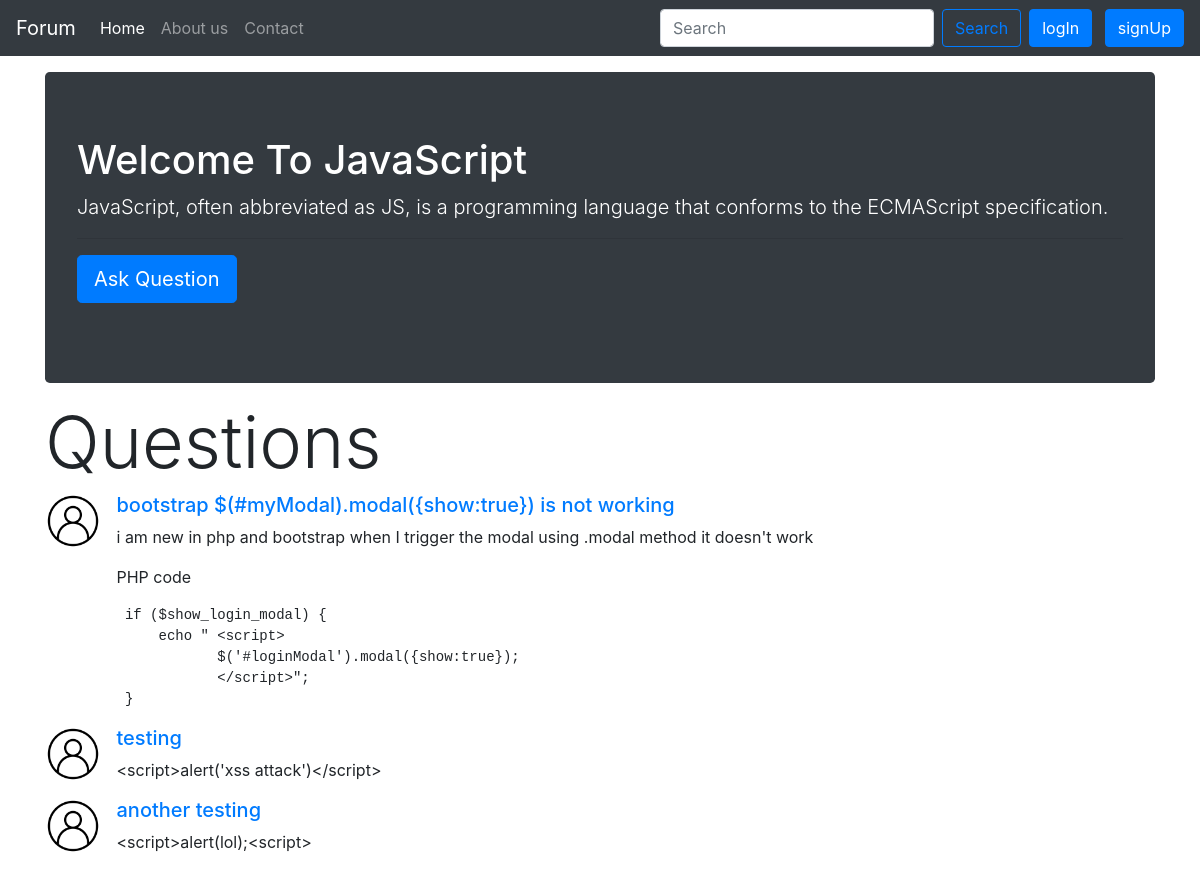
The app's page /threads.php?category=1 with its own data.
### tables this page shows
CREATE TABLE `category` (
  `category_id` int(10) NOT NULL,
  `category_name` varchar(60) NOT NULL,
  `category_desc` varchar(255) NOT NULL,
  `category_date` datetime NOT NULL DEFAULT current_timestamp()
);

CREATE TABLE `question` (
  `question_id` int(6) NOT NULL,
  `user_id` int(6) NOT NULL,
  `question_title` varchar(70) NOT NULL,
  `question_desc` longtext NOT NULL,
  `question_cat_id` int(11) NOT NULL
);

### threads.php (the view, shortened to what this page needs)
<?php include 'includes/bootstrap_cdn.php' ?>
<?php include 'includes/loginmodal.php'; ?>
<!DOCTYPE html>
<html lang="en">
<head>
    <?php include 'includes/bootstrap_cdn.php' ?>
</head>
<body>
    <?php include 'includes/navbar.php'; ?>
    <?php include 'includes/signupmodal.php'; ?>
    <?php
    $category = htmlspecialchars($_GET['category']);
    $sql = "SELECT * FROM category WHERE category_id='$category'";
    $result = mysqli_query($con, $sql);
    if ($result) {
        $row = mysqli_fetch_assoc($result);
    } else {
        die('lol');
    } ?>
    <div class="container">
        <div class="jumbotron text-white bg-dark my-3">
            <h1 class="display-5">Welcome To <?php echo $row['category_name'] ?> </h1>
            <p class="lead"><?php echo $row['category_desc'] ?></p>
            <hr class="my-2">
            <p class="lead"><?php if (isset($_SESSION["loggedIn"])) { ?>
                    <a class="btn btn-primary btn-lg" href="./postNew_question.php" role="button">Ask Question</a>
                <?php } else { ?>
                    <a class="btn btn-primary btn-lg" data-toggle="modal" data-target="#loginModal" role="button">Ask Question</a>
                <?php } ?>
            </p>
        </div>
    </div>
    <div class="container">
        <h1 class="display-3">Questions</h1>
        <?php
        $category = htmlspecialchars($_GET['category']);
        $select_questions = "SELECT * FROM `question` WHERE question_cat_id=$category";
        $select_question_result = mysqli_query($con, $select_questions);
        while ($row = mysqli_fetch_assoc($select_question_result)) {
            echo '<div class="media">
            <img class="mr-3" style="width:5%" src="usericon.png" alt="">
            <div class="media-body">
                <h5 class="mt-0"><a href="question.php?question_id=' . $row["question_id"] . '">' . $row["question_title"] . '</a></h5>
                ' . $row["question_desc"] . '
            </div>
        </div>';
        }
        ?>
    </div>
</body>
</html>

### records on screen
category: category_name "JavaScript", category_desc "JavaScript, often abbreviated as JS, is a programming language that conforms to the ECMAScript specification."
question: question_title "bootstrap $(#myModal).modal({show:true}) is not working", question_desc "i am new in php and bootstrap when I trigger the modal using .modal method it doesn't work PHP code if ($show_login_modal) { echo \" <script> $('#loginModal').modal({show:true}); </script>\"; }"
question: question_title "testing", question_desc "<script>alert('xss attack')</script>"
question: question_title "another testing", question_desc "<script>alert(lol);<script>"
